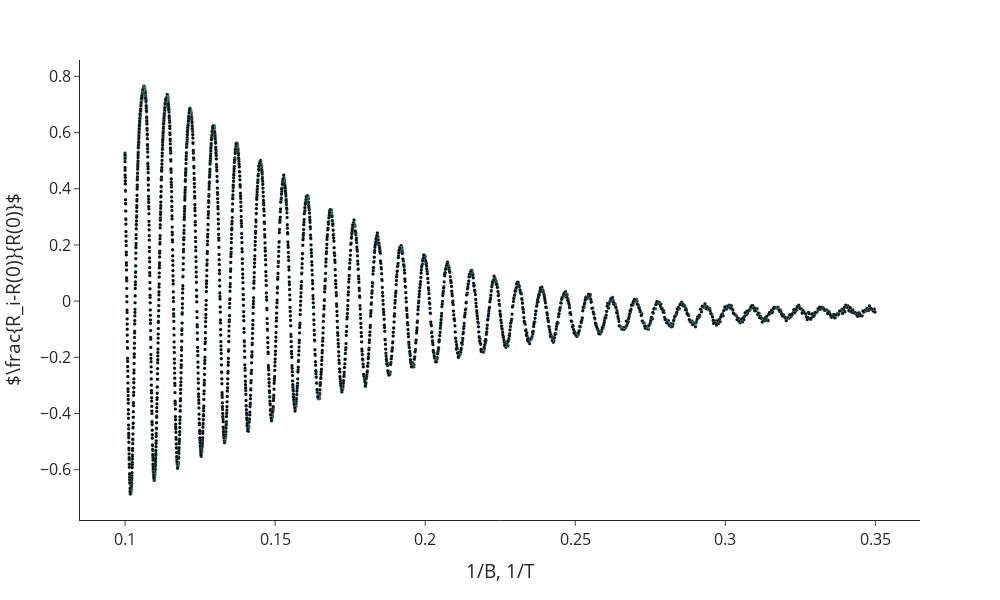
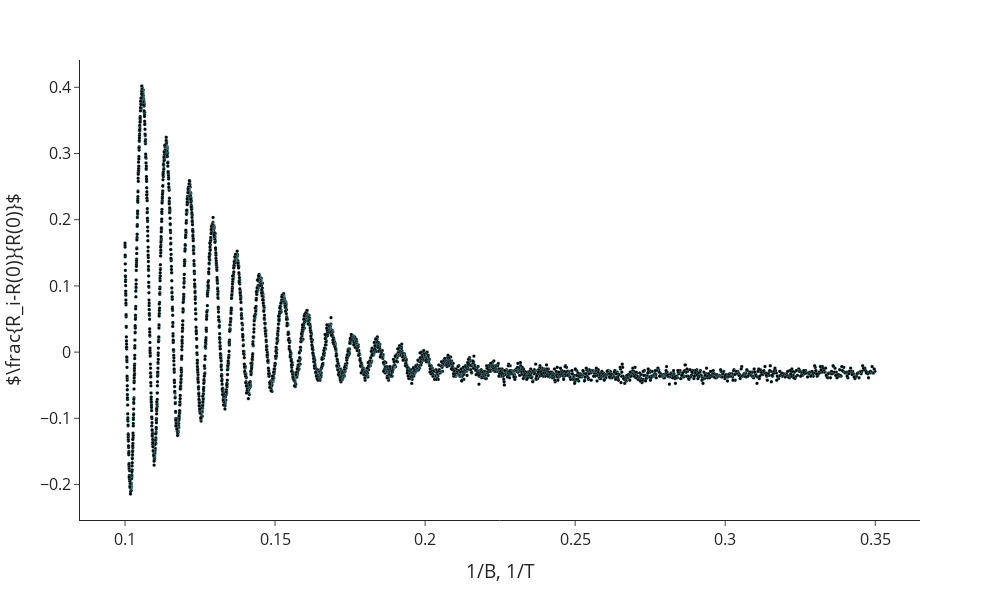

The cell these charts' notebook holds for them, in order:
### Markdown cell above
## Getting $k_\text{F}$ from SdH oscillations

Here we define $f$ as the frequency of oscillations over $1/B$. 

The frequencies of the quantum oscillations of resistance $f$ are related to the cross section of the Fermi surfaces $A_{\text{k}}$ in the $k_{\parallel}$ plane by the Onsager relation:

$f = \frac{h}{4 \pi^2 e} A_{\text{k}} = \frac{h}{4 \pi e} k_{\parallel} ^2$


*Note*: we use almost free electron model, therefore, we consider Fermi surface to be a sphere. The section of the sphere is a circle. That means that $A_{\text{k}} = \pi k^2$.


First, we are getting the frequency by performing FFT on resistance oscillations over $1/B$

### Code cell
#plot inputs 


def plot1OverB(df, insetA, insetB):

    df = df.loc[df['1/B'] <.35] 
    insetDF = df.loc[(df['1/B'] >= insetA) & (df['1/B'] <= insetB)]
    
    
   
    
    fig = px.scatter(data4K, x = df['1/B'], y = df['dR/R'], width = 1000, height = 600, template = 'simple_white')
    fig.update_layout(
        xaxis_title=r'1/B, 1/T',
        yaxis_title=r'$\frac{R_i-R(0)}{R(0)}$', font=dict(
        size=16
    ))
    #markers style
    fig.update_traces(marker=dict(size=3,opacity=1, color = "black",
                              line=dict(width=.5,
                                        color="#53868B")),
                  selector=dict(mode='markers'))
    fig.show()
    
plot1OverB(data4K,1,1)
print('Mesa 4K')
plot1OverB(data10K,1,1)
print('Mesa 10K')

### Figure 1 — Plotly figure (JSON) as saved in the notebook; plotly's stock layout.template omitted (floating-point values rounded to 4 significant figures; data arrays with more than 128 entries replaced by an {"elided": "..."} marker saying what was removed)
{"data": [{"hovertemplate": "x=%{x}<br>y=%{y}<extra></extra>", "legendgroup": "", "marker": {"color": "black", "line": {"color": "#53868B", "width": 0.5}, "opacity": 1, "size": 3, "symbol": "circle"}, "mode": "markers", "name": "", "showlegend": false, "type": "scattergl", "x": {"elided": "3289 float values"}, "xaxis": "x", "y": {"elided": "3289 float values"}, "yaxis": "y"}], "layout": {"font": {"size": 16}, "height": 600, "legend": {"tracegroupgap": 0}, "margin": {"t": 60}, "width": 1000, "xaxis": {"anchor": "y", "domain": [0, 1], "title": {"text": "1/B, 1/T"}}, "yaxis": {"anchor": "x", "domain": [0, 1], "title": {"text": "$\\frac{R_i-R(0)}{R(0)}$"}}}}

### Figure 2 — Plotly figure (JSON) as saved in the notebook; plotly's stock layout.template omitted (floating-point values rounded to 4 significant figures; data arrays with more than 128 entries replaced by an {"elided": "..."} marker saying what was removed)
{"data": [{"hovertemplate": "x=%{x}<br>y=%{y}<extra></extra>", "legendgroup": "", "marker": {"color": "black", "line": {"color": "#53868B", "width": 0.5}, "opacity": 1, "size": 3, "symbol": "circle"}, "mode": "markers", "name": "", "showlegend": false, "type": "scattergl", "x": {"elided": "3544 float values"}, "xaxis": "x", "y": {"elided": "3544 float values"}, "yaxis": "y"}], "layout": {"font": {"size": 16}, "height": 600, "legend": {"tracegroupgap": 0}, "margin": {"t": 60}, "width": 1000, "xaxis": {"anchor": "y", "domain": [0, 1], "title": {"text": "1/B, 1/T"}}, "yaxis": {"anchor": "x", "domain": [0, 1], "title": {"text": "$\\frac{R_i-R(0)}{R(0)}$"}}}}
